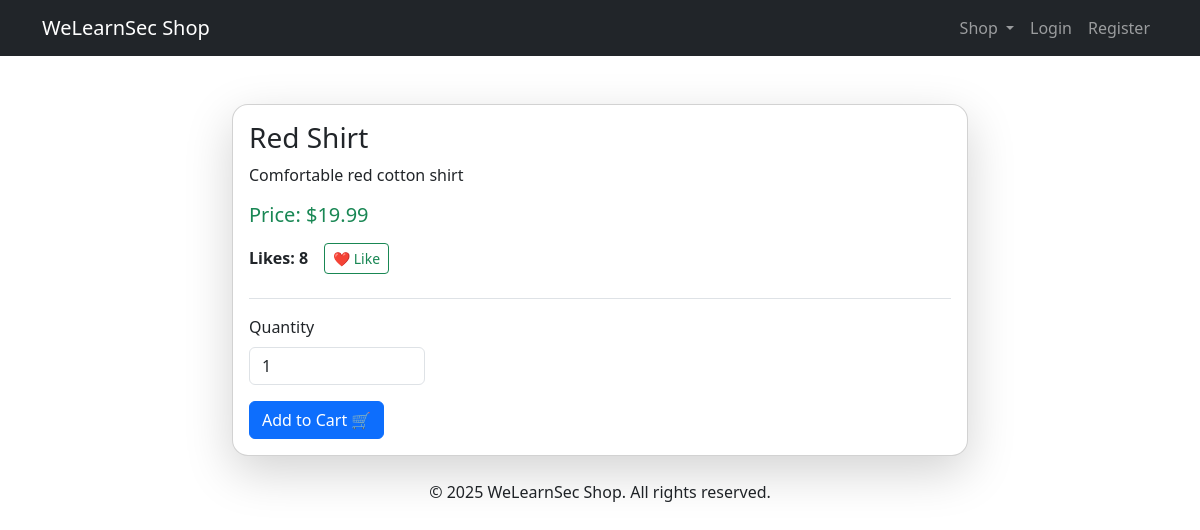
Screenshot of /product.php?id=1 with the database file from the repository.
### tables this page shows
CREATE TABLE `products` (
  `id` int(11) NOT NULL,
  `name` varchar(100) DEFAULT NULL,
  `description` text DEFAULT NULL,
  `price` decimal(10,2) DEFAULT NULL,
  `stock` int(11) DEFAULT 0,
  `likes` int(11) DEFAULT 0
);

### product.php (the view, shortened to what this page needs)
<?php
require_once 'includes/config.php';
$id = $_GET['id'] ?? 0;
$sql = "SELECT * FROM products WHERE id = $id";
$result = $conn->query($sql);
$product = $result->fetch_assoc();
?>
<!DOCTYPE html>
<html lang="en">
<head>
  <link href="https://cdn.jsdelivr.net/npm/bootstrap@5.3.0/dist/css/bootstrap.min.css" rel="stylesheet">
</head>
<body>
  <?php include 'includes/navbar.php'; ?>
  <div class="container mt-5">
    <div class="row justify-content-center">
      <div class="col-md-8">
        <div class="card shadow-lg rounded-4">
          <div class="card-body">
            <h3 class="card-title"><?=htmlspecialchars($product['name'])?></h3>
            <p class="card-text"><?=htmlspecialchars($product['description'])?></p>
            <h5 class="text-success mb-3">Price: $<?=number_format($product['price'],2)?></h5>
            <div class="d-flex align-items-center mb-3">
              <strong>Likes: <?= $product['likes'] ?></strong>
              <a href="like.php?product_id=<?= $product['id'] ?>" class="btn btn-outline-success btn-sm ms-3">
                ❤️ Like
              </a>
            </div>
            <form method="post" class="mt-4 border-top pt-3">
              <div class="mb-3">
                <label for="quantity" class="form-label">Quantity</label>
                <input type="number" name="quantity" class="form-control w-25" id="quantity" min="1" value="1">
              </div>
              <button type="submit" class="btn btn-primary">Add to Cart 🛒</button>
            </form>
          </div>
        </div>
      </div>
    </div>
  </div>
  <?php include 'includes/footer.php'; ?>
</body>
</html>

### rows the page displays
products: name "Red Shirt", description "Comfortable red cotton shirt", price "19.99", likes "8"
